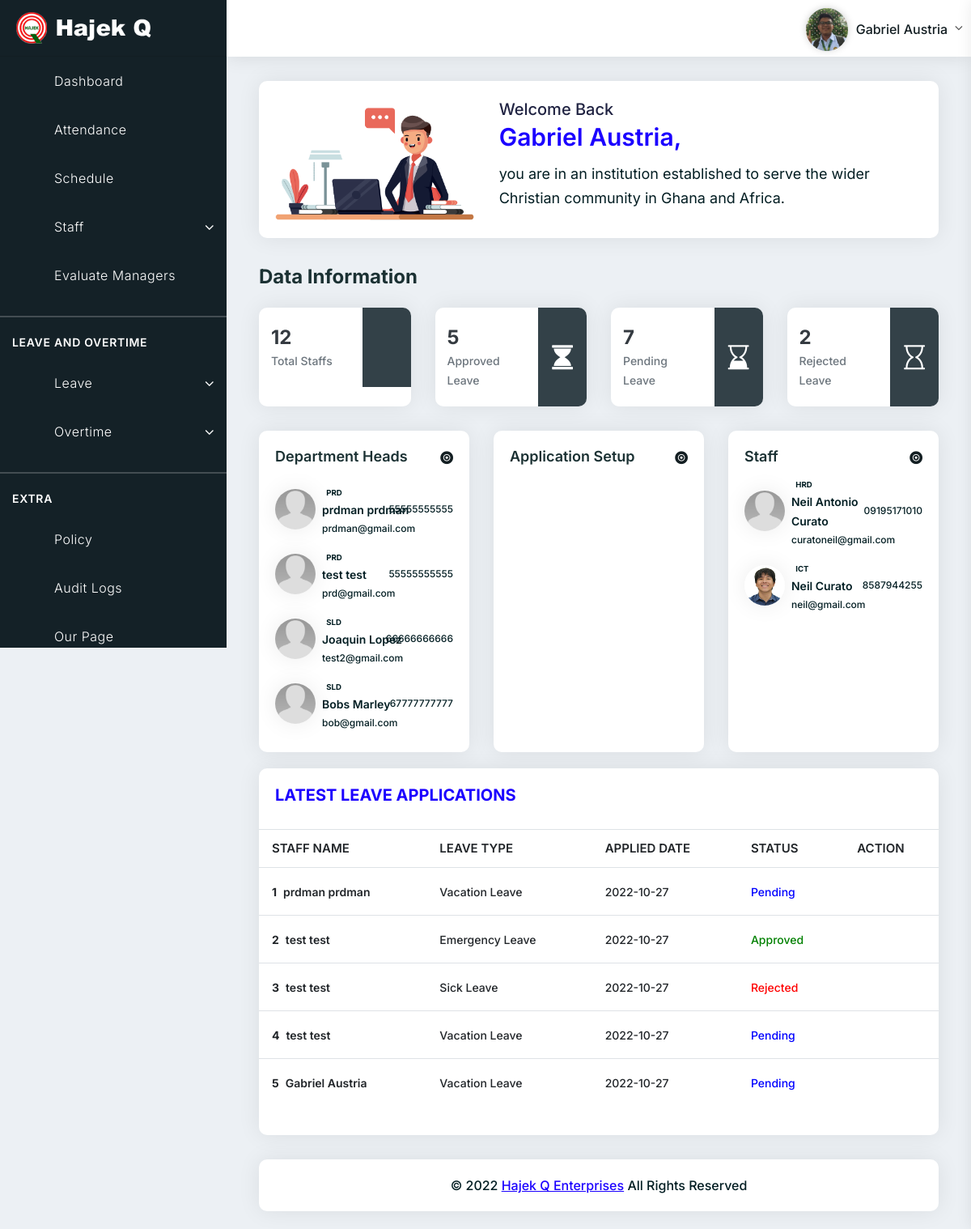
Screenshot of /admin/index.php (signed in) with the database file from the repository.
### tables this page shows
CREATE TABLE `tblemployees` (
  `emp_id` int(11) NOT NULL,
  `qr_id` varchar(15) NOT NULL,
  `FirstName` varchar(150) NOT NULL,
  `LastName` varchar(150) NOT NULL,
  `EmailId` varchar(200) NOT NULL,
  `Password` varchar(180) NOT NULL,
  `Gender` varchar(100) NOT NULL,
  `Dob` varchar(100) NOT NULL,
  `Department` varchar(255) NOT NULL,
  `Address` varchar(255) NOT NULL,
  `Av_leave` varchar(150) NOT NULL,
  `Av_overtime` varchar(150) NOT NULL,
  `Phonenumber` char(11) NOT NULL,
  `Status` int(1) NOT NULL,
  `RegDate` timestamp NOT NULL DEFAULT current_timestamp(),
  `role` varchar(30) NOT NULL,
  `location` varchar(200) NOT NULL
);

CREATE TABLE `tblleaves` (
  `id` int(11) NOT NULL,
  `LeaveType` varchar(110) NOT NULL,
  `ToDate` varchar(120) NOT NULL,
  `FromDate` varchar(120) NOT NULL,
  `Description` mediumtext NOT NULL,
  `PostingDate` date NOT NULL,
  `AdminRemark` mediumtext DEFAULT NULL,
  `registra_remarks` mediumtext NOT NULL,
  `AdminRemarkDate` varchar(120) DEFAULT NULL,
  `Status` int(1) NOT NULL,
  `admin_status` int(11) NOT NULL DEFAULT 0,
  `IsRead` int(1) NOT NULL,
  `empid` int(11) DEFAULT NULL,
  `num_days` int(11) NOT NULL
);

### includes/session.php (called while the page is built, shortened)
<?php
$session_id=$_SESSION['alogin'];
?>

### admin/index.php (the view, shortened to what this page needs)
<?php include('includes/header.php')?>
<?php include('../includes/session.php')?>
<body>
	<?php include('includes/navbar.php')?>
	<?php include('includes/left_sidebar.php')?>
	<div class="main-container">
		<div class="pd-ltr-20">
			<div class="card-box pd-20 height-100-p mb-30">
				<div class="row align-items-center">
					<div class="col-md-4 user-icon">
						<img src="../vendors/images/banner-img.png" alt="">
					</div>
					<div class="col-md-8">
						<?php $query= mysqli_query($conn,"select * from tblemployees where emp_id = '$session_id'")or die(mysqli_error());
								$row = mysqli_fetch_array($query);
						?>
						<h4 class="font-20 weight-500 mb-10 text-capitalize">
							Welcome back <div class="weight-600 font-30 text-blue"><?php echo $row['FirstName']. " " .$row['LastName']; ?>,</div>
						</h4>
						<p class="font-18 max-width-600">you are in an institution established to serve the wider Christian community in Ghana and Africa.</p>
					</div>
				</div>
			</div>
			<div class="title pb-20">
				<h2 class="h3 mb-0">Data Information</h2>
			</div>
			<div class="row pb-10">
				<div class="col-xl-3 col-lg-3 col-md-6 mb-20">
					<div class="card-box height-100-p widget-style3">
						<?php
						$sql = "SELECT emp_id from tblemployees";
						$query = $dbh -> prepare($sql);
						$query->execute();
						$empcount=$query->rowCount();
						?>
						<div class="d-flex flex-wrap">
							<div class="widget-data">
								<div class="weight-700 font-24 text-dark"><?php echo($empcount);?></div>
								<div class="font-14 text-secondary weight-500">Total Staffs</div>
							</div>
							<div class="widget-icon">
								<div class="icon" data-color="#00eccf"><i class="icon-copy dw dw-user-2"></i></div>
							</div>
						</div>
					</div>
				</div>
				<div class="col-xl-3 col-lg-3 col-md-6 mb-20">
					<div class="card-box height-100-p widget-style3">
						<?php
						$status=1;
						$sql = "SELECT id from tblleaves where status=:status";
						$query = $dbh -> prepare($sql);
						$query->bindParam(':status',$status,PDO::PARAM_STR);
						$query->execute();
						$leavecount=$query->rowCount();
						?>
						<div class="d-flex flex-wrap">
							<div class="widget-data">
								<div class="weight-700 font-24 text-dark"><?php echo htmlentities($leavecount); ?></div>
								<div class="font-14 text-secondary weight-500">Approved Leave</div>
							</div>
							<div class="widget-icon">
								<div class="icon" data-color="#09cc06"><span class="icon-copy fa fa-hourglass"></span></div>
							</div>
						</div>
					</div>
				</div>
				<div class="col-xl-3 col-lg-3 col-md-6 mb-20">
					<div class="card-box height-100-p widget-style3">
						<?php
						$status=0;
						$sql = "SELECT id from tblleaves where status=:status";
						$query = $dbh -> prepare($sql);
						$query->bindParam(':status',$status,PDO::PARAM_STR);
						$query->execute();
						$leavecount=$query->rowCount();
						?>
						<div class="d-flex flex-wrap">
							<div class="widget-data">
								<div class="weight-700 font-24 text-dark"><?php echo($leavecount); ?></div>
								<div class="font-14 text-secondary weight-500">Pending Leave</div>
							</div>
							<div class="widget-icon">
								<div class="icon"><i class="icon-copy fa fa-hourglass-end" aria-hidden="true"></i></div>
							</div>
						</div>
					</div>
				</div>
				<div class="col-xl-3 col-lg-3 col-md-6 mb-20">
					<div class="card-box height-100-p widget-style3">
						<?php
						$status=2;
						$sql = "SELECT id from tblleaves where status=:status";
						$query = $dbh -> prepare($sql);
						$query->bindParam(':status',$status,PDO::PARAM_STR);
						$query->execute();
						$leavecount=$query->rowCount();
						?>
						<div class="d-flex flex-wrap">
							<div class="widget-data">
								<div class="weight-700 font-24 text-dark"><?php echo($leavecount); ?></div>
								<div class="font-14 text-secondary weight-500">Rejected Leave</div>
							</div>
							<div class="widget-icon">
								<div class="icon" data-color="#ff5b5b"><i class="icon-copy fa fa-hourglass-o" aria-hidden="true"></i></div>
							</div>
						</div>
					</div>
				</div>
			</div>
			<div class="row">
				<div class="col-lg-4 col-md-6 mb-20">
					<div class="card-box height-100-p pd-20 min-height-200px">
						<div class="d-flex justify-content-between pb-10">
							<div class="h5 mb-0">Department Heads</div>
							<div class="table-actions">
								<a title="VIEW" href="staff.php"><i class="icon-copy ion-disc" data-color="#17a2b8"></i></a>
							</div>
						</div>
						<div class="user-list">
							<ul>
								<?php
		                         $query = mysqli_query($conn,"select * from tblemployees ORDER BY tblemployees.emp_id desc limit 4") or die(mysqli_error());
		                         while ($row = mysqli_fetch_array($query)) {
		                             ?>
								<li class="d-flex align-items-center justify-content-between">
									<div class="name-avatar d-flex align-items-center pr-2">
										<div class="avatar mr-2 flex-shrink-0">
											<img src="<?php echo (!empty($row['location'])) ? '../uploads/'.$row['location'] : '../uploads/NO-IMAGE-AVAILABLE.jpg'; ?>" class="border-radius-100 box-shadow" width="50" height="50" alt="">
										</div>
										<div class="txt">
											<span class="badge badge-pill badge-sm" data-bgcolor="#e7ebf5" data-color="#265ed7"><?php echo $row['Department']; ?></span>
											<div class="font-14 weight-600"><?php echo $row['FirstName'] . " " . $row['LastName']; ?></div>
											<div class="font-12 weight-500" data-color="#b2b1b6"><?php echo $row['EmailId']; ?></div>
										</div>
									</div>
									<div class="font-12 weight-500" data-color="#17a2b8"><?php echo $row['Phonenumber']; ?></div>
								</li>
								<?php }?>
							</ul>
						</div>
					</div>
				</div>
				<div class="col-lg-4 col-md-6 mb-20">
					<div class="card-box height-100-p pd-20 min-height-200px">
						<div class="d-flex justify-content-between">
							<div class="h5 mb-0">Application Setup</div>
							<div class="table-actions">
								<a title="VIEW" href="staff.php"><i class="icon-copy ion-disc" data-color="#17a2b8"></i></a>
							</div>
						</div>
					</div>
				</div>
				<div class="col-lg-4 col-md-6 mb-20">
					<div class="card-box height-100-p pd-20 min-height-200px">
						<div class="d-flex justify-content-between">
							<div class="h5 mb-0">Staff</div>
							<div class="table-actions">
								<a title="VIEW" href="staff.php"><i class="icon-copy ion-disc" data-color="#17a2b8"></i></a>
							</div>
						</div>
						<div class="user-list">
							<ul>
								<?php
		                         $query = mysqli_query($conn,"select * from tblemployees where role = 'Admin' ORDER BY tblemployees.emp_id desc limit 4") or die(mysqli_error());
		                         while ($row = mysqli_fetch_array($query)) {
		                             ?>
								<li class="d-flex align-items-center justify-content-between">
									<div class="name-avatar d-flex align-items-center pr-2">
										<div class="avatar mr-2 flex-shrink-0">
											<img src="<?php echo (!empty($row['location'])) ? '../uploads/'.$row['location'] : '../uploads/NO-IMAGE-AVAILABLE.jpg'; ?>" class="border-radius-100 box-shadow" width="50" height="50" alt="">
										</div>
										<div class="txt">
											<span class="badge badge-pill badge-sm" data-bgcolor="#e7ebf5" data-color="#265ed7"><?php echo $row['Department']; ?></span>
											<div class="font-14 weight-600"><?php echo $row['FirstName'] . " " . $row['LastName']; ?></div>
											<div class="font-12 weight-500" data-color="#b2b1b6"><?php echo $row['EmailId']; ?></div>
										</div>
									</div>
									<div class="font-12 weight-500" data-color="#17a2b8"><?php echo $row['Phonenumber']; ?></div>
								</li>
								<?php }?>
							</ul>
						</div>
					</div>
				</div>
			</div>
			<div class="card-box mb-30">
				<div class="pd-20">
						<h2 class="text-blue h4">LATEST LEAVE APPLICATIONS</h2>
					</div>
				<div class="pb-20">
					<table class="data-table table stripe hover nowrap">
						<thead>
							<tr>
								<th class="table-plus datatable-nosort">STAFF NAME</th>
								<th>LEAVE TYPE</th>
								<th>APPLIED DATE</th>
								<th>STATUS</th>
								<th class="datatable-nosort">ACTION</th>
							</tr>
						</thead>
						<tbody>
							<tr>
								<?php $sql = "SELECT tblleaves.id as lid,tblemployees.FirstName,tblemployees.LastName,tblemployees.emp_id,tblleaves.LeaveType,tblleaves.PostingDate,tblleaves.Status from tblleaves join tblemployees on tblleaves.empid=tblemployees.emp_id order by lid desc limit 5";
									$query = $dbh -> prepare($sql);
									$query->execute();
									$results=$query->fetchAll(PDO::FETCH_OBJ);
									$cnt=1;
									if($query->rowCount() > 0)
									{
									foreach($results as $result)
									{
								 ?>
								<td class="table-plus">
									<div class="name-avatar d-flex align-items-center">
										<div class="txt mr-2 flex-shrink-0">
											<b><?php echo htmlentities($cnt);?></b>
										</div>
										<div class="txt">
											<div class="weight-600"><?php echo htmlentities($result->FirstName." ".$result->LastName);?></div>
										</div>
									</div>
								</td>
								<td><?php echo htmlentities($result->LeaveType);?></td>
	                            <td><?php echo htmlentities($result->PostingDate);?></td>
								<td><?php $stats=$result->Status;
	                             if($stats==1){
	                              ?>
	                                  <span style="color: green">Approved</span>
	                                  <?php } if($stats==2)  { ?>
	                                 <span style="color: red">Rejected</span>
	                                  <?php } if($stats==0)  { ?>
	                             <span style="color: blue">Pending</span>
	                             <?php } ?>
	                            </td>
								<td>
									<div class="dropdown">
										<a class="btn btn-link font-24 p-0 line-height-1 no-arrow dropdown-toggle" href="#" role="button" data-toggle="dropdown">
											<i class="dw dw-more"></i>
										</a>
									</div>
								</td>
							</tr>
							<?php $cnt++;} }?>
						</tbody>
					</table>
			   </div>
			</div>
			<?php include('includes/footer.php'); ?>
		</div>
	</div>
</body>
</html>

### admin/includes/header.php (shortened to what this page needs)
<!DOCTYPE html>
<html>
<head>
	<link rel="stylesheet" type="text/css" href="../vendors/styles/core.css">
	<link rel="stylesheet" type="text/css" href="../vendors/styles/icon-font.min.css">
	<link rel="stylesheet" type="text/css" href="../src/plugins/jquery-steps/jquery.steps.css">
	<link rel="stylesheet" type="text/css" href="../src/plugins/datatables/css/dataTables.bootstrap4.min.css">
	<link rel="stylesheet" type="text/css" href="../src/plugins/datatables/css/responsive.bootstrap4.min.css">
	<link rel="stylesheet" type="text/css" href="../vendors/styles/style.css">
</head>

### admin/includes/navbar.php (shortened to what this page needs)
<div class="header">
		<div class="header-left">
		</div>
		<div class="header-right">
			<div class="dashboard-setting user-notification">
				<div class="dropdown">
					<a class="dropdown-toggle no-arrow" href="javascript:;" data-toggle="right-sidebar">
						<i class="dw dw-settings2"></i>
					</a>
				</div>
			</div>
			<div class="user-info-dropdown">
				<div class="dropdown">
					<?php $query= mysqli_query($conn,"select * from tblemployees where emp_id = '$session_id'")or die(mysqli_error());
								$row = mysqli_fetch_array($query);
						?>
					<a class="dropdown-toggle" href="#" role="button" data-toggle="dropdown">
						<span class="user-icon">
							<img src="<?php echo (!empty($row['location'])) ? '../uploads/'.$row['location'] : '../uploads/NO-IMAGE-AVAILABLE.jpg'; ?>" alt="">
						</span>
						<span class="user-name"><?php echo $row['FirstName']. " " .$row['LastName']; ?></span>
					</a>
				</div>
			</div>
		</div>
	</div>

### admin/includes/left_sidebar.php (shortened to what this page needs)
<div class="left-side-bar">
		<div class="brand-logo">
			<a href="admin_dashboard.php">
				<img src="../vendors/images/Logo_Hajek_2.png" alt="" class="light-logo">
			</a>
		</div>
		<div class="menu-block customscroll">
			<div class="sidebar-menu">
				<ul id="accordion-menu">
					<li class="dropdown">
						<a href="admin_dashboard.php" class="dropdown-toggle no-arrow">
							<span class="micon dw dw-house-1"></span><span class="mtext">Dashboard</span>
						</a>
					</li>
					<li class="dropdown">
						<a href="attendance.php" class="dropdown-toggle no-arrow">
							<span class="micon dw dw-wall-clock1"></span><span class="mtext">Attendance</span>
						</a>
					</li>
					<li>
						<a href="schedule.php" class="dropdown-toggle no-arrow">
							<span class="micon dw dw-calendar2"></span><span class="mtext">Schedule</span>
						</a>
					</li>
					<li class="dropdown">
						<a href="javascript:;" class="dropdown-toggle">
							<span class="micon dw dw-user-2"></span><span class="mtext">Staff</span>
						</a>
					</li>
					<li>
						<a href="evaluation.php" class="dropdown-toggle no-arrow">
							<span class="micon dw dw-building"></span><span class="mtext">Evaluate Managers</span>
						</a>
					</li>
					<li>
						<div class="dropdown-divider"></div>
					</li>
					<li>
						<div class="sidebar-small-cap">Leave and Overtime</div>
					</li>
					<li class="dropdown">
						<a href="javascript:;" class="dropdown-toggle">
							<span class="micon dw dw-strategy"></span><span class="mtext"> Leave </span>
						</a>
					</li>
					<li class="dropdown">
						<a href="javascript:;" class="dropdown-toggle">
							<span class="micon dw dw-time-management"></span><span class="mtext"> Overtime </span>
						</a>
					</li>
					<li>
						<div class="dropdown-divider"></div>
					</li>
					<li>
						<div class="sidebar-small-cap">Extra</div>
					</li>
					<li>
						<a href="administrator_policy.php" class="dropdown-toggle no-arrow">
							<span class="micon dw dw-warning"></span><span class="mtext">Policy</span>
						</a>
					</li>
					<li>
						<a href="auditlog.php" class="dropdown-toggle no-arrow">
							<span class="micon dw dw-wall-clock2"></span><span class="mtext">Audit Logs</span>
						</a>
					</li>
					<li>
						<a href="https://www.facebook.com/Hajekq" class="dropdown-toggle no-arrow">
							<span class="micon dw dw-edit-2"></span><span class="mtext">Our Page</span>
						</a>
					</li>
				</ul>
			</div>
		</div>
	</div>

### admin/includes/footer.php
<div class="footer-wrap pd-20 mb-20 card-box">
				© 2022 <a href="https://www.facebook.com/Hajekq" target="_blank"><span>Hajek Q Enterprises</a> All Rights Reserved
			</div>

### rows the page displays
tblemployees: location (picture), FirstName "Gabriel", LastName "Austria"
tblemployees: location (placeholder picture), Department "PRD", FirstName "prdman", LastName "prdman", EmailId "prdman@gmail.com", Phonenumber "55555555555"
tblemployees: location (placeholder picture), Department "PRD", FirstName "test", LastName "test", EmailId "prd@gmail.com", Phonenumber "55555555555"
tblemployees: location (placeholder picture), Department "SLD", FirstName "Joaquin", LastName "Lopez", EmailId "test2@gmail.com", Phonenumber "66666666666"
tblemployees: location (placeholder picture), Department "SLD", FirstName "Bobs", LastName "Marley", EmailId "bob@gmail.com", Phonenumber "67777777777"
tblemployees: location (placeholder picture), Department "HRD", FirstName "Neil Antonio", LastName "Curato", EmailId "curatoneil@gmail.com", Phonenumber "09195171010"
tblemployees: location (picture), Department "ICT", FirstName "Neil", LastName "Curato", EmailId "neil@gmail.com", Phonenumber "8587944255"
tblleaves: tblemployees.FirstName+LastName "prdman prdman", LeaveType "Vacation Leave", PostingDate "2022-10-27", Status "Pending"
tblleaves: tblemployees.FirstName+LastName "test test", LeaveType "Emergency Leave", PostingDate "2022-10-27", Status "Approved"
tblleaves: tblemployees.FirstName+LastName "test test", LeaveType "Sick Leave", PostingDate "2022-10-27", Status "Rejected"
tblleaves: tblemployees.FirstName+LastName "test test", LeaveType "Vacation Leave", PostingDate "2022-10-27", Status "Pending"
tblleaves: tblemployees.FirstName+LastName "Gabriel Austria", LeaveType "Vacation Leave", PostingDate "2022-10-27", Status "Pending"

### other values shown
$empcount "12"
$leavecount "5"
$leavecount "7"
$leavecount "2"
